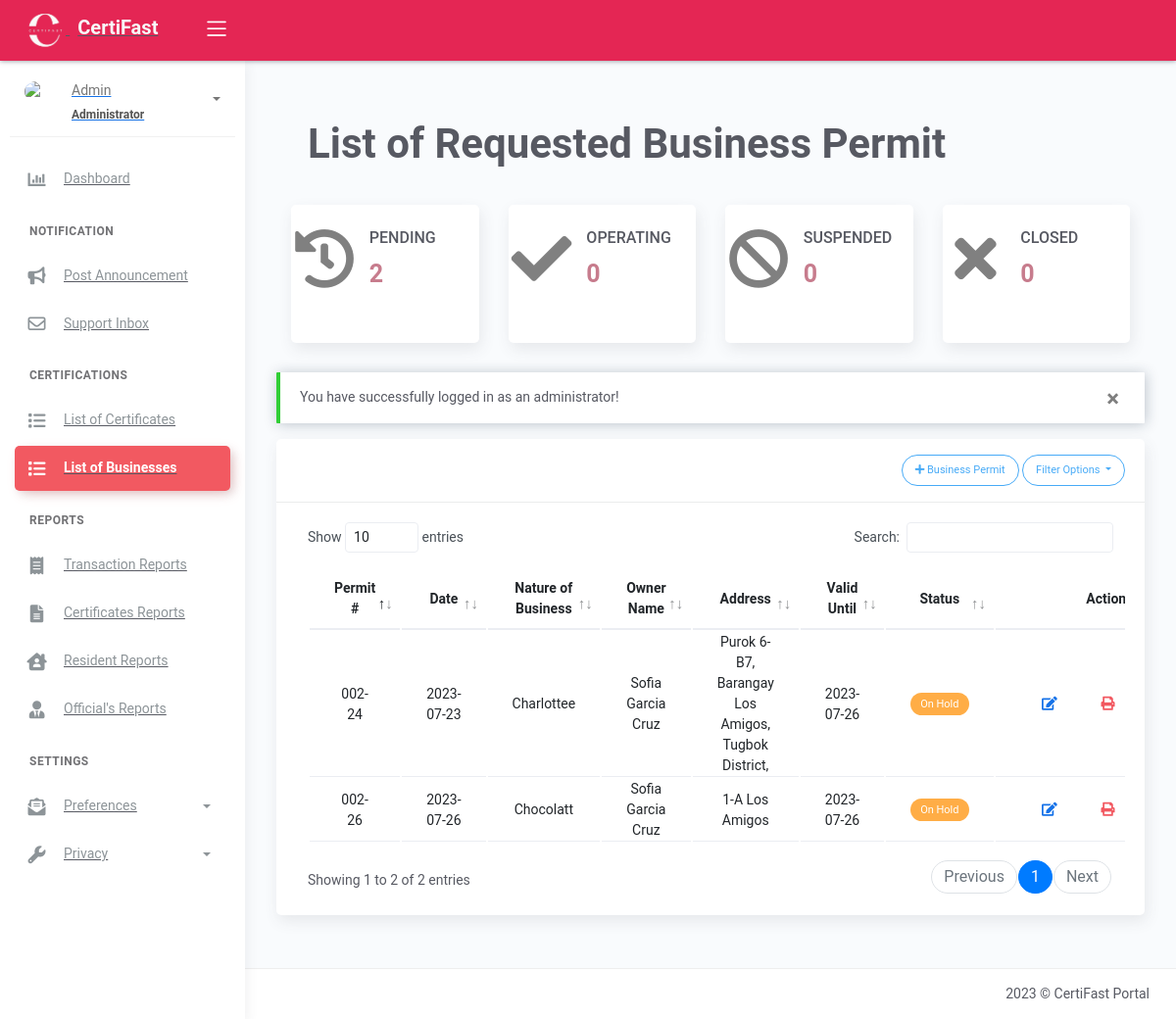
The app's page /business_permit.php (signed in) with its own data.
### tables this page shows
CREATE TABLE `tblpermit` (
  `id` int(11) NOT NULL AUTO_INCREMENT,
  `permit_number` varchar(50) NOT NULL,
  `business_name` varchar(80) DEFAULT NULL,
  `owner1` varchar(200) DEFAULT NULL,
  `email` varchar(50) NOT NULL,
  `address` varchar(50) NOT NULL,
  `location` varchar(50) NOT NULL,
  `applied` date DEFAULT current_timestamp(),
  `community_tax` varchar(50) NOT NULL,
  `issued_on` date NOT NULL DEFAULT current_timestamp(),
  `issued_at` varchar(50) NOT NULL,
  `validation` date DEFAULT NULL,
  `cert_name` varchar(50) NOT NULL,
  `requester` varchar(50) NOT NULL,
  `req_email` varchar(50) NOT NULL,
  `status` varchar(50) NOT NULL,
  PRIMARY KEY (`id`)
);

### business_permit.php (the view, shortened to what this page needs)
<?php include 'server/server.php' ?>
<?php
	$sql = "SELECT *,id, cert_name FROM `tblpermit` WHERE status IN ('on hold', 'operating','suspended','closed')";
    $result = $conn->query($sql);
    $resident = array();
    while ($row = $result->fetch_assoc()) {
        $status = $row['status'];
        $statusBadge = '';
        if ($status === 'on hold') {
            $statusBadge = '<span class="badge badge-warning">On Hold</span>';
        } elseif ($status === 'operating') {
            $statusBadge = '<span class="badge badge-success">Operating</span>';
        } elseif ($status === 'suspended') {
            $statusBadge = '<span class="badge badge-warning">Suspended</span>';
        } elseif ($status === 'closed') {
            $statusBadge = '<span class="badge badge-danger">Closed</span>';
        }
        $row['residency_badge'] = $statusBadge;
        if ($status == 'on hold' || $status == 'operating' || $status == 'suspended') {
            $row['id'] = $row['id'];
            $resident[] = $row;
        }
    }
	$query1 = "SELECT COUNT(cert_name) as pending FROM tblpermit WHERE status = 'on hold'";
    $revenue1 = $conn->query($query1)->fetch_assoc();
    $sql1 = "SELECT COUNT(cert_name) as approved FROM tblpermit WHERE status = 'operating'";
    $result1 = $conn->query($sql1);
    $row1 = $result1->fetch_assoc();
    $residencyCount = $row1['approved'];
	$query2 = "SELECT COUNT(cert_name) as rejected FROM tblpermit WHERE status = 'suspended'";
	$revenue3 = $conn->query($query2)->fetch_assoc();
    $query3 = "SELECT COUNT(cert_name) as claimed FROM tblpermit WHERE status = 'closed'";
	$revenue4 = $conn->query($query3)->fetch_assoc();
?>
<!DOCTYPE html>
<html lang="en">
<head>
	<?php include 'templates/header.php' ?>
</head>
<body>
	<div class="wrapper">
		<?php include 'templates/main-header.php' ?>
		<?php include 'templates/sidebar.php' ?>
		<div class="main-panel">
			<div class="content">
				<div class="page-inner">
					<div class="row mt-2">
						<div class="panel-header">
							<div class="page-inner">
								<div class="d-flex align-items-left align-items-md-center flex-column flex-md-row">
									<div class="text-center">
										<h1 class="text-center fw-bold" style ="font-size: 300%;">List of Requested Business Permit</h1>
									</div>
								</div>
							</div>
						</div>
						<div class="d-flex align-items-center align-items-md-center flex-column flex-md-row">
                            <div class="col-md-3">
                                <div class="card card-stats card card-round">
                                    <div class="card-body">
                                        <div class="row">
                                            <div class="col-4">
                                                <div class="icon-big text-center">
                                                    <i class="fa fa-history fa-2x" aria-hidden="true" style="color: gray;"></i>
                                                </div>
                                            </div>
                                            <div class="col-2 col-stats">
                                                <div class="numbers mt-2">
                                                    <h2 class="text-uppercase" style="font-size: 16px;">Pending</h2>
                                                    <h3 class="fw-bold" style="font-size: 25px; color: #C77C8D;"><?= number_format($revenue1['pending']) ?></h3>
                                                </div>
                                            </div>
                                        </div>
                                        <div class="card-body">
                                        </div>
                                    </div>
                                </div>
                            </div>
                            <div class="col-md-3">
                                <div class="card card-stats card card-round">
                                    <div class="card-body">
                                        <div class="row">
                                            <div class="col-4">
                                                <div class="icon-big text-center">
                                                    <i class="fa fa-check fa-2x" aria-hidden="true" style="color: gray;"></i>
                                                </div>
                                            </div>
                                            <div class="col-2 col-stats">
                                                <div class="numbers mt-2">
                                                    <h2 class="text-uppercase" style="font-size: 16px;">Operating</h2>
                                                    <h3 class="fw-bold" style="font-size: 25px; color: #C77C8D;"><?= number_format($residencyCount)?></h3>
                                                </div>
                                            </div>
                                        </div>
                                        <div class="card-body">
                                        </div>
                                    </div>
                                </div>
                            </div>
                            <div class="col-md-3">
                                <div class="card card-stats card-round">
                                    <div class="card-body">
                                        <div class="row">
                                            <div class="col-4">
                                                <div class="icon-big text-center">
                                                    <i class="fa fa-ban fa-2x" aria-hidden="true" style="color: gray;"></i>
                                                </div>
                                            </div>
                                            <div class="col-2 col-stats">
                                                <div class="numbers mt-2">
                                                    <h3 class="text-uppercase" style="font-size: 16px;">Suspended</h3>
                                                    <h5 class="fw-bold text-uppercase" style="font-size: 25px; color: #C77C8D;"><?= number_format($revenue3['rejected'])?></h5>
                                                </div>
                                            </div>
                                        </div>
                                        <div class="card-body">
                                        </div>
                                    </div>
                                </div>
                            </div>
                            <div class="col-md-3">
                                <div class="card card-stats card card-round">
                                    <div class="card-body">
                                        <div class="row">
                                            <div class="col-4">
                                                <div class="icon-big text-center">
                                                    <i class="fa fa-close fa-2x" aria-hidden="true" style="color: gray;"></i>
                                                </div>
                                            </div>
                                            <div class="col-2 col-stats">
                                                <div class="numbers mt-2">
                                                    <h2 class="text-uppercase" style="font-size: 16px;">Closed</h2>
                                                    <h3 class="fw-bold" style="font-size: 25px; color: #C77C8D;"><?= number_format($revenue4['claimed']) ?></h3>
                                                </div>
                                            </div>
                                        </div>
                                        <div class="card-body">
                                        </div>
                                    </div>
                                </div>
                            </div>
					    </div>
						<div class="col-md-12">
                            <?php if(isset($_SESSION['message'])): ?>
                                <div class="alert alert-<?php echo $_SESSION['success']; ?> <?= $_SESSION['success']=='danger' ? 'bg-danger text-light' : null ?>" role="alert">
                                    <button type="button" class="close" data-dismiss="alert" aria-label="Close">
                                        <span aria-hidden="true">&times;</span>
                                    </button>
                                    <?php echo $_SESSION['message']; ?>
                                </div>
                            <?php endif ?>
                            <div class="card">
								<div class="card-header">
									<div class="card-head-row">
										<?php if(isset($_SESSION['username'])):?>
											    <div class="card-tools">
                                                    <a href="#add" data-toggle="modal" class="btn btn-info btn-border btn-round btn-sm">
                                                        <i class="fa fa-plus"></i>
                                                        Business Permit
                                                    </a>
                                                    <a class="btn btn-info btn-border btn-round btn-sm dropdown-toggle" type="button" id="filterDropdown" data-toggle="dropdown" aria-haspopup="true" aria-expanded="false">
                                                        Filter Options
                                                    </a>
                                                </div>
                                            <?php endif?>
                                        </div>
                                    </div>
								<div class="card-body">
									<div class="table-responsive">
										<table id="residenttable" class="table">
											<thead>
												<tr class="text-center">
												    <th scope="col">Permit #</th>
													<th scope="col">Date</th>
													<th scope="col">Nature of Business</th>
													<th scope="col">Owner Name</th>
													<th scope="col">Address</th>
													<th scope="col">Valid Until</th>
													<th scope="col">Status</th>
													<?php if(isset($_SESSION['username'])):?>
													<th scope="col">Action</th>
													<?php endif ?>
												</tr>
											</thead>
											<tbody>
												<?php if(!empty($resident)): ?>
													<?php foreach($resident as $row): ?>
    													<tr data-id=<?= $row['id'] ?> class="text-center">
    													<td><?= ucwords($row['permit_number']) ?></td>
														<td><?= ucwords($row['applied']) ?></td>
														<td><?= ucwords($row['business_name']) ?></td>
														<td><?= !empty($row['owner1']) ? ucwords($row['owner1']) : $row['owner1'] ?></td>
														<td><?= $row['address'] ?></td>
														<td><?= $row['validation'] ?></td>
														<td class="text-center"><?= $row['residency_badge'] ?></td>
                                                        <?php if(isset($_SESSION['username'])):?>
														<td>
															<div class="form-button-action">
																<a type="button" href="#edit" data-toggle="modal" class="btn btn-link btn-primary"
																	title="Edit Permit" onclick="editPermit(this)" data-id="<?= $row['id'] ?>" data-permit_number="<?= $row['permit_number'] ?>" data-business_name="<?= $row['business_name'] ?>" data-owner1="<?= $row['owner1'] ?>"
																	data-email="<?= $row['email'] ?>" data-address="<?= $row['address'] ?>" data-location="<?= $row['location'] ?>" data-applied="<?= $row['applied'] ?>"
																	data-community_tax="<?= $row['community_tax'] ?>" data-issued_on="<?= $row['issued_on'] ?>" data-issued_at="<?= $row['issued_at'] ?>"  data-validation="<?= $row['validation'] ?>"
																	data-status="<?= $row['status'] ?>">
																	<i class="fas fa-edit"></i>
																</a>
                                                                <?php
                                                                    $status = $row['status'];
                                                                    $btnDisabled = ($status === 'on hold') ? 'disabled' : '';
                                                                ?>
                                                                <a type="button" data-toggle="tooltip" class="btn btn-link btn-danger generate-certificate-btn" data-original-title="Generate Certificate" data-certificate_name="<?= $row['cert_name'] ?>" data-status="<?= $status ?>" <?= $btnDisabled ?>>
                                                                    <i class="fas fa-print"></i>
                                                                </a>
															</div>
														</td>
														<?php endif ?>
													</tr>
													<?php endforeach ?>
												<?php endif ?>
											</tbody>
										</table>
									</div>
								</div>
							</div>
						</div>
					</div>
				</div>
			</div>
			<?php include 'templates/main-footer.php' ?>
		</div>
	</div>
</body>
</html>

### Homepage/assets/css/style.css (style rules this page uses)
body { font-family: "Roboto", sans-serif; color: #444444; }
a { color: #E42654; text-decoration: none; }
h1, h2, h3, h4, h5, h6 { font-family: "Roboto", sans-serif; }

### records on screen
tblpermit: permit_number "002-24", applied "2023-07-23", business_name "Charlottee", owner1 "Sofia Garcia Cruz", address "Purok 6-B7, Barangay Los Amigos, Tugbok District,", validation "2023-07-26", status "On Hold"
tblpermit: permit_number "002-26", applied "2023-07-26", business_name "Chocolatt", owner1 "Sofia Garcia Cruz", address "1-A Los Amigos", validation "2023-07-26", status "On Hold"

### other values on screen
$_SESSION['username'] "Admin"
$role "Administrator"
$revenue1['pending'] "2"
$residencyCount "0"
$revenue3['rejected'] "0"
$revenue4['claimed'] "0"
$_SESSION['message'] "You have successfully logged in as an administrator!"
